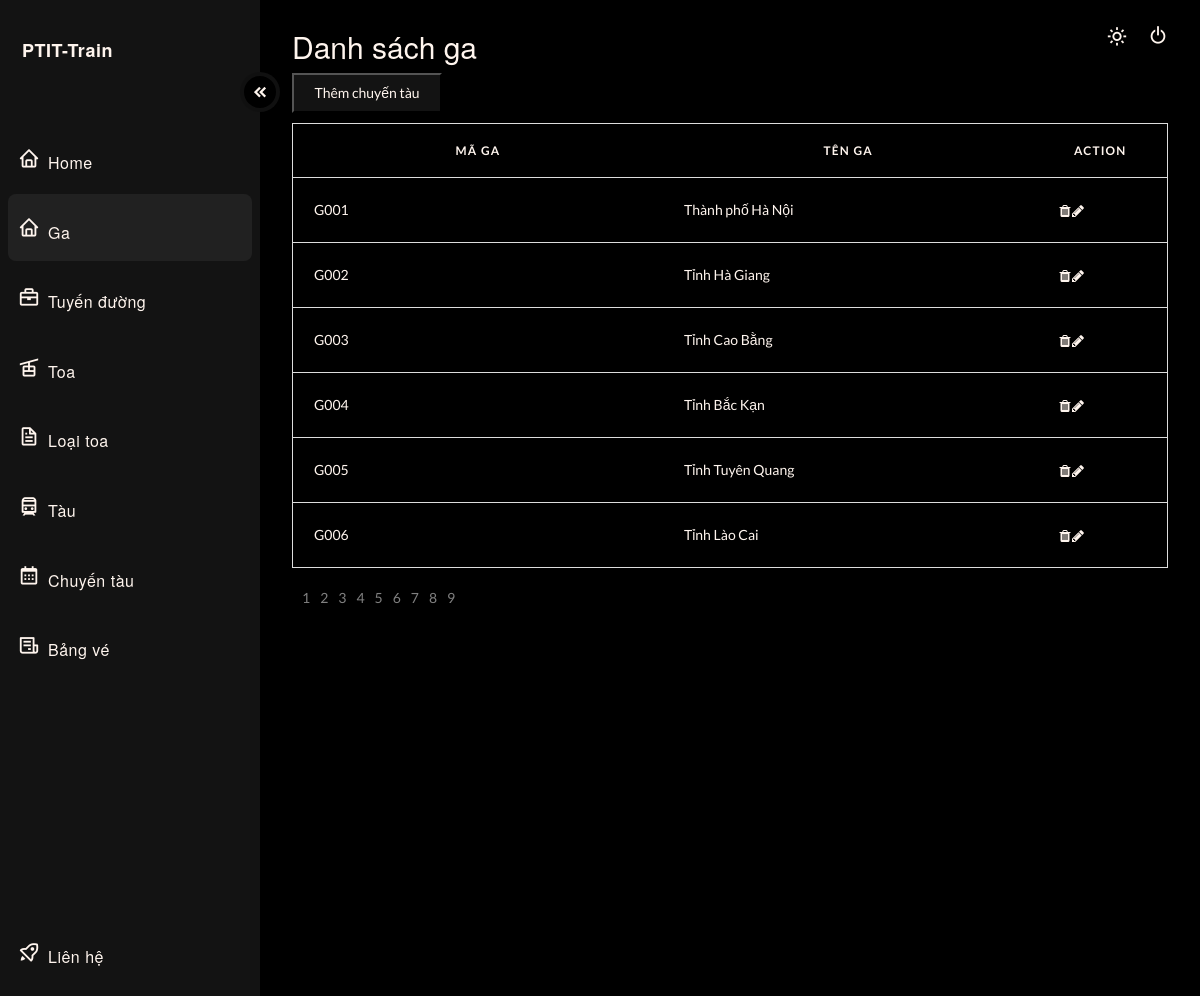
The app's page /?type=admin&page=ga (signed in) with its own data.
### tables this page shows
CREATE TABLE Ga (
  `MaGa` VARCHAR(20) PRIMARY KEY,
  `TenGa` NVARCHAR(100)
);

### src/controller/GaController.php (called while the page is built, shortened)
<?php
    class GaController{
        public function index(){
            include './module/GaModule/Ga.php';
            $arr = (new Ga)->load();
            include './view/admin/dashboard_ga.php';
		}
    }
?>

### src/index.php (called while the page is built)
<?php
    require 'route.php';
?>

### src/module/db.php (called while the page is built, shortened)
<?php
    class DB{
        private function conn() {
            $connectionString = "mysql:host=" . getenv('MYSQL_HOSTNAME') . ";dbname=" . getenv('MYSQL_DATABASE');
            $conn = new \PDO($connectionString, getenv('MYSQL_USER'), getenv('MYSQL_PASSWORD'));
            $conn->setAttribute(PDO::ATTR_ERRMODE, PDO::ERRMODE_EXCEPTION);
            return $conn;
        }
        public function select($sql, $params = null)
        {
            $connect = $this->conn();
            if($params != null){
                $res = $connect->prepare($sql);
                $res->execute($params);
            }
            else {
                $res = $connect->query($sql);
            }
            $res->setFetchMode(PDO::FETCH_ASSOC);
            return $res;
        }
    }
?>

### src/module/GaModule/Ga.php (called while the page is built, shortened)
<?php
include_once "./module/db.php";
include "GaObject.php";
    class Ga{
        private $table = "Ga";
        function load(){
            try {
                $db = new DB();
                $sql = "select * from $this->table";
                $sth = $db->select($sql);
                $arr = [];
                while($row = $sth->fetch()) {
                    $obj = new GaObject($row);
                    $arr[] = $obj;
                }
                    return $arr;
                }
            catch (PDOException $e) {
                return  $sql . "<br>" . $e->getMessage();
            }
        }
    }
?>

### src/module/GaModule/GaObject.php (called while the page is built, shortened)
<?php
    class GaObject{
        private $MaGa;
        private $TenGa;
        public function __construct($row)
        {
            $this->MaGa = $row['MaGa'];
            $this->TenGa = $row['TenGa'];
        }
        public function getMaGa(){
            return $this->MaGa;
        }
        public function getTenGa(){
            return $this->TenGa;
        }
    }
?>

### src/view/admin/dashboard_ga.php (the view, shortened to what this page needs)
 <main>
    <header>
      <div class="text">
        <h2>Danh sách ga</h2>
<table id="myTable">
  <button style="background-color:var(--accent-clr); color: var(--text);; width: 150px; height: 40px; margin-bottom: 10px;" id="addBtn">Thêm chuyến tàu</button>
  <thead>
    <tr>
      <th scope="col" width="100px">Mã ga</th>
      <th scope="col" width="100px">Tên ga</th>
      <th scope="col" width="10px">Action</th>
    </tr>
  </thead>
  <tbody>
    <?php foreach($arr as $each): ?>
    <form>
      <tr>
        <td id="MaGa" data-label="StationCode" >
          <?php echo $each->getMaGa(); ?>
        </td>
        <td data-label="StationName">
          <?php echo $each->getTenGa(); ?>
        </td>
        <td data-label="Period">
          <i id = "trash" class="fa fa-trash ticon" > </i>
          <i id="pencil" class="fa fa-pencil"></i>
      </tr>
    </form>
    <?php endforeach; ?>
  </tbody>
</table>
      </div>
      <div>
        <button style="position: absolute; top: 21px; right: 60px;" id="theme_switch">
          <i class='bx bx-sun'></i>
        </button>
      </div>
      <div>
        <button class="log" id="theme_switch">
          <i style="margin-left: 8px; position: absolute; margin-left: 8px;top: 24px;right: 23px;" class='bx bx-power-off'></i>
        </button>
      </div>
    </header>
  </main>
</div>
</body>
</html>

### src/view/css/dashboard.css (style rules this page uses)
body { margin: 0px; padding: 0px; }
:root { --accent-clr: #131313; --accent-dark: #000000; --accent-light: rgba(155, 155, 155, .1); --text: seashell; }
.bx { font-size: 22px;margin-right: 8px; }
main { padding-inline: 32px; }
header { margin-top: 30px; display: flex; justify-content: space-between; }
h2 { font-size: 32px; font-weight: 300; margin-bottom: 12px; color: var(--text); }
#theme_switch { background-color: transparent; border: none; color: var(--text); display: flex; justify-content: center; align-items: center; cursor: pointer; border-radius: 8px; padding: 4px; }
.bx-sun { color: var(--text); padding-left: 8px; }
table { border-collapse: collapse; margin: 0; padding: 0; width: 100%; table-layout: fixed; color: var(--text); border-spacing: 0 15px; }
table tr { background-color:transparent; border: 1px solid #ddd!important; padding: .35em; margin-bottom: 10px; }
table th, table td { padding: 1.5em; text-align: left; }
table th { font-size: .85em; letter-spacing: .1em; text-transform: uppercase; }
.ticon { padding: 5px; background: var(--gray); border-radius: 4px; width: 15px; height: 15px; text-align: center; }

### records on screen
ga: MaGa "G001", TenGa "Thành phố Hà Nội"
ga: MaGa "G002", TenGa "Tỉnh Hà Giang"
ga: MaGa "G003", TenGa "Tỉnh Cao Bằng"
ga: MaGa "G004", TenGa "Tỉnh Bắc Kạn"
ga: MaGa "G005", TenGa "Tỉnh Tuyên Quang"
ga: MaGa "G006", TenGa "Tỉnh Lào Cai"
